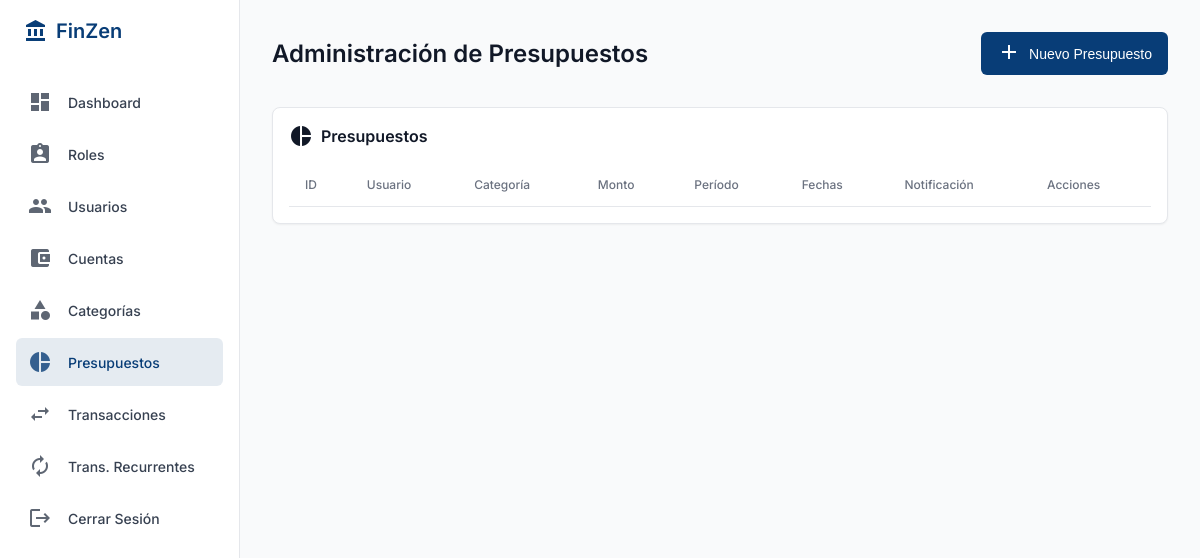
/admin/presupuestos.php, run on an earlier commit of the app's database.
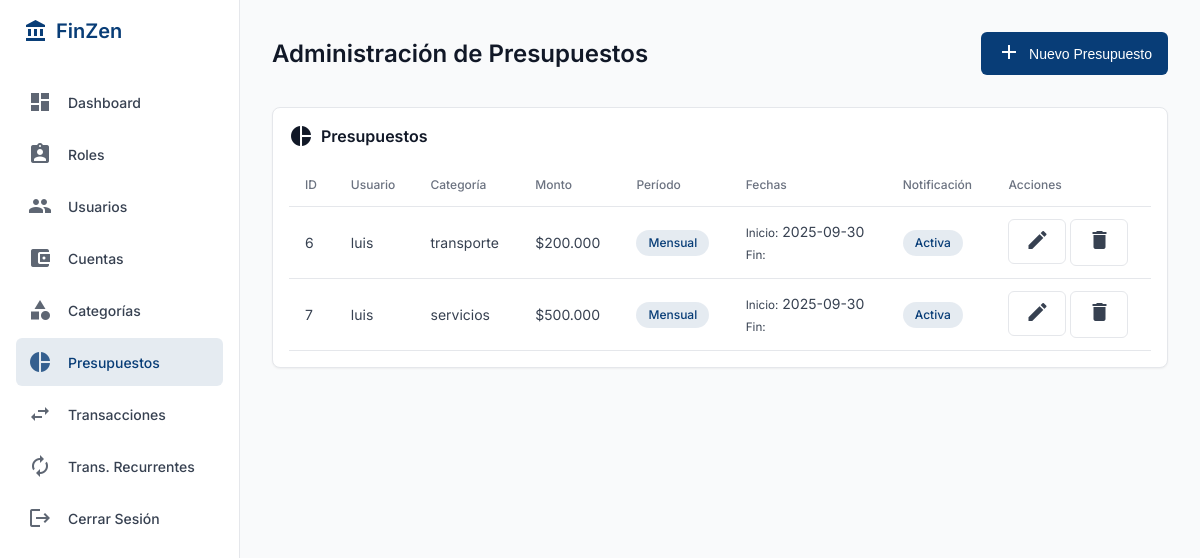
And on a later commit of the database.
### tables this page shows
CREATE TABLE `presupuestos` (
  `id` int(10) UNSIGNED NOT NULL,
  `usuario_id` int(10) UNSIGNED NOT NULL,
  `categoria_id` int(10) UNSIGNED NOT NULL,
  `monto` bigint(20) NOT NULL COMMENT 'Valor en centavos/unidad mínima',
  `periodo` enum('mensual','anual') NOT NULL,
  `fecha_inicio` date NOT NULL,
  `fecha_fin` date DEFAULT NULL,
  `notificacion` tinyint(1) DEFAULT 1,
  `creado_en` timestamp NOT NULL DEFAULT current_timestamp(),
  `actualizado_en` timestamp NULL DEFAULT NULL ON UPDATE current_timestamp()
);

CREATE TABLE `usuarios` (
  `id` int(10) UNSIGNED NOT NULL,
  `nombre_usuario` varchar(100) NOT NULL,
  `correo_electronico` varchar(150) NOT NULL,
  `hash_contraseña` varchar(255) NOT NULL,
  `rol_id` tinyint(3) UNSIGNED NOT NULL DEFAULT 2,
  `saldo` bigint(20) NOT NULL DEFAULT 0 COMMENT 'Valor en centavos/unidad mínima',
  `moneda` char(3) DEFAULT 'PYG',
  `activo` tinyint(1) DEFAULT 1,
  `creado_en` timestamp NOT NULL DEFAULT current_timestamp(),
  `actualizado_en` timestamp NULL DEFAULT NULL ON UPDATE current_timestamp()
);

CREATE TABLE `categorias` (
  `id` int(10) UNSIGNED NOT NULL,
  `usuario_id` int(10) UNSIGNED NOT NULL,
  `nombre` varchar(50) NOT NULL,
  `tipo` enum('ingreso','gasto') NOT NULL,
  `icono` varchar(50) DEFAULT 'category',
  `color` char(7) DEFAULT '#1976D2',
  `creado_en` timestamp NOT NULL DEFAULT current_timestamp(),
  `actualizado_en` timestamp NULL DEFAULT NULL ON UPDATE current_timestamp()
);

### admin/presupuestos.php (the view, shortened to what the changed rows need)
<?php
$servername = "localhost";
$username = "root";
$password = "";
$dbname = "finzen";
try {
    $conn = new PDO(
        "mysql:host=$servername;dbname=$dbname",
        $username,
        $password
    );
    $conn->setAttribute(PDO::ATTR_ERRMODE, PDO::ERRMODE_EXCEPTION);
} catch (PDOException $e) {
    die("Conexión fallida: " . $e->getMessage());
}
$periodos = [
    "diario" => "Diario",
    "semanal" => "Semanal",
    "mensual" => "Mensual",
    "trimestral" => "Trimestral",
    "semestral" => "Semestral",
    "anual" => "Anual",
];
try {
    $stmt = $conn->prepare("SELECT p.*, u.nombre_usuario, c.nombre AS categoria_nombre
                            FROM presupuestos p
                            LEFT JOIN usuarios u ON p.usuario_id = u.id
                            LEFT JOIN categorias c ON p.categoria_id = c.id");
    $stmt->execute();
    $presupuestos = $stmt->fetchAll(PDO::FETCH_ASSOC);
} catch (PDOException $e) {
    die("Error al obtener presupuestos: " . $e->getMessage());
}
?>
<!DOCTYPE html>
<html lang="es">
<head>
</head>
<body>
    <div class="container">
        <div class="main-content">
            <header class="header">
                <h1 class="page-title">Administración de Presupuestos</h1>
            </header>
            <div class="card">
                <div class="card-header">
                    <h2 class="card-title">
                        <i class="material-icons">pie_chart</i>
                        <span>Presupuestos</span>
                    </h2>
                </div>
                <div class="card-content">
                    <table class="table">
                        <thead>
                            <tr>
                                <th>ID</th>
                                <th>Usuario</th>
                                <th>Categoría</th>
                                <th>Monto</th>
                                <th>Período</th>
                                <th>Fechas</th>
                                <th>Notificación</th>
                                <th>Acciones</th>
                            </tr>
                        </thead>
                        <tbody>
                            <?php foreach ($presupuestos as $presupuesto): ?>
                            <tr>
                                <td><?php echo htmlspecialchars($presupuesto["id"]); ?></td>
                                <td><?php echo htmlspecialchars($presupuesto["nombre_usuario"] ?? "Sin usuario"); ?></td>
                                <td><?php echo htmlspecialchars($presupuesto["categoria_nombre"] ?? "Sin categoría"); ?></td>
                                <td>$<?php echo number_format($presupuesto["monto"], 0, ",", "."); ?></td>
                                <td>
                                    <span class="badge badge-info">
                                        <?php echo htmlspecialchars($periodos[$presupuesto["periodo"]] ?? $presupuesto["periodo"]); ?>
                                    </span>
                                </td>
                                <td>
                                    <small>Inicio:</small> <?php echo htmlspecialchars($presupuesto["fecha_inicio"]); ?><br>
                                    <small>Fin:</small> <?php echo htmlspecialchars($presupuesto["fecha_fin"]); ?>
                                </td>
                                <td>
                                    <?php if ($presupuesto["notificacion"]): ?>
                                        <span class="badge badge-info">Activa</span>
                                    <?php else: ?>
                                        <span class="badge">Inactiva</span>
                                    <?php endif; ?>
                                </td>
                                <td>
                                    <button class="btn btn-outlined btn-action edit-button" data-target="editPresupuestoModal"
                                            data-id="<?php echo $presupuesto["id"]; ?>"
                                            data-usuario_id="<?php echo $presupuesto["usuario_id"]; ?>"
                                            data-categoria_id="<?php echo $presupuesto["categoria_id"]; ?>"
                                            data-monto="<?php echo number_format($presupuesto["monto"], 0, ",", "."); ?>"
                                            data-periodo="<?php echo $presupuesto["periodo"]; ?>"
                                            data-fecha_inicio="<?php echo $presupuesto["fecha_inicio"]; ?>"
                                            data-fecha_fin="<?php echo $presupuesto["fecha_fin"]; ?>"
                                            data-notificacion="<?php echo $presupuesto["notificacion"]; ?>">
                                        <span class="icon"><i class="material-icons">edit</i></span>
                                    </button>
                                    <a href="?delete=<?php echo $presupuesto["id"]; ?>" class="btn btn-outlined btn-action"
                                       onclick="return confirm('¿Estás seguro de eliminar este presupuesto?')">
                                        <span class="icon"><i class="material-icons">delete</i></span>
                                    </a>
                                </td>
                            </tr>
                            <?php endforeach; ?>
                        </tbody>
                    </table>
                </div>
            </div>
        </div>
    </div>
</body>
</html>

What changed in the data, as far as the page shows it:
added presupuestos: id "6", usuario.nombre_usuario "luis", categoria.nombre "transporte", monto "200.000", periodo "Mensual", fecha_inicio "2025-09-30", notificacion "Activa"
added presupuestos: id "7", usuario.nombre_usuario "luis", categoria.nombre "servicios", monto "500.000", periodo "Mensual", fecha_inicio "2025-09-30", notificacion "Activa"
